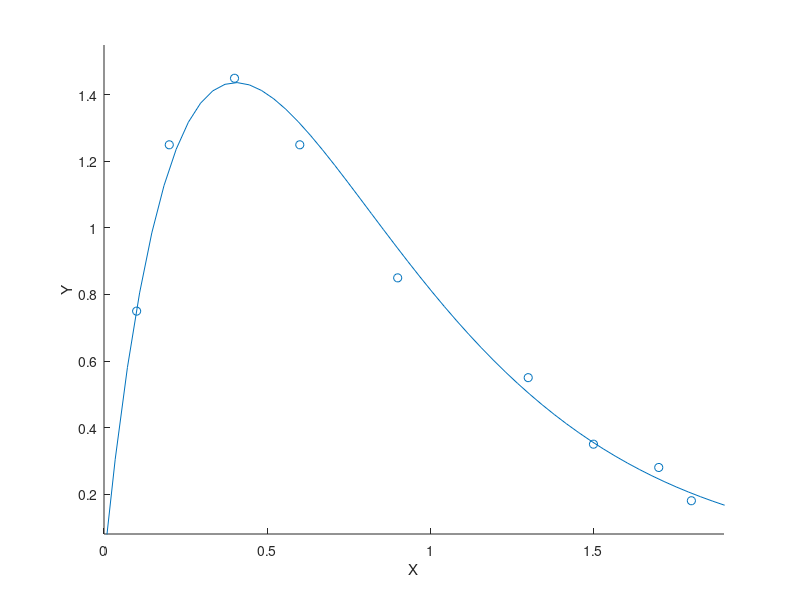

Reproduce this figure in MATLAB.
x = [0.1 0.2 0.4 0.6 0.9 1.3 1.5 1.7 1.8];
y = [0.75 1.25 1.45 1.25 0.85 0.55 0.35 0.28 0.18];
z = log(y) - log(x);

n = length(x);
xz = x.*z;
xx = x.*x;
zz = z.*z;

a1 = (n*sum(xz)-sum(x)*sum(z))/(n*sum(xx)-sum(x)^2)

a0 = sum(z)/n - a1*sum(x)/n

a = exp(a0)
b = a1

hold on
xlabel('X');
ylabel('Y');
set(gca, 'XLim',[min(x)-0.1,max(x)+0.1], 'YLim',[min(y)-0.1,max(y)+0.1]);
scatter(x,y);
xs = linspace(min(x)-1,max(x)+1,100);
ys = a.*xs.*exp(b.*xs);
plot(xs,ys);
